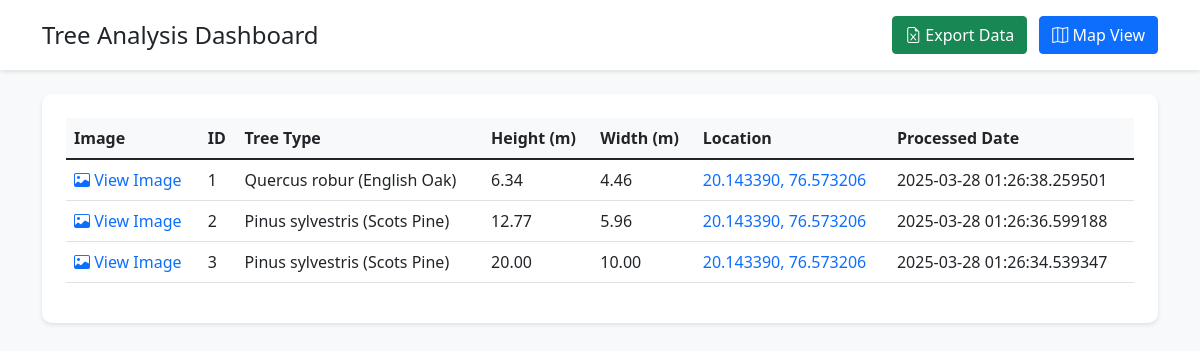
The page / on the database its author committed.
### tables this page shows
CREATE TABLE tree_analysis (
                    id INTEGER PRIMARY KEY AUTOINCREMENT,
                    image_path TEXT UNIQUE NOT NULL,
                    image_name TEXT NOT NULL,
                    tree_type TEXT NOT NULL,
                    height_m REAL NOT NULL,
                    width_m REAL NOT NULL,
                    latitude REAL,
                    longitude REAL,
                    processed_date TIMESTAMP DEFAULT CURRENT_TIMESTAMP,
                    last_accessed TIMESTAMP DEFAULT CURRENT_TIMESTAMP
                );

### utils/web_ui.py (the view)
@app.route('/')
def index():
    results = get_db().get_all_trees()
    trees = []
    for i, result in enumerate(results, start=1):
        image_name = os.path.basename(result[1])
        tree_data = {
            'id': i,  # Use the enumerated index starting from 1
            'image_name': image_name,
            'image_path': result[1],
            'tree_type': result[3],
            'height_m': result[4],
            'width_m': result[5],
            'latitude': result[6],
            'longitude': result[7],
            'processed_date': result[8]
        }
        trees.append(tree_data)
    return render_template('index.html', trees=trees)

### utils/database.py (called while the page is built)
    def connect(self):
        try:
            self.conn = sqlite3.connect(self.db_path)
            self.cursor = self.conn.cursor()
        except sqlite3.Error as e:
            print(f"Error connecting to database: {e}")
            raise

    def create_tables(self):
        try:
            self.cursor.execute('''
                CREATE TABLE IF NOT EXISTS tree_analysis (
                    id INTEGER PRIMARY KEY AUTOINCREMENT,
                    image_path TEXT UNIQUE NOT NULL,
                    image_name TEXT NOT NULL,
                    tree_type TEXT NOT NULL,
                    height_m REAL NOT NULL,
                    width_m REAL NOT NULL,
                    latitude REAL,
                    longitude REAL,
                    processed_date TIMESTAMP DEFAULT CURRENT_TIMESTAMP,
                    last_accessed TIMESTAMP DEFAULT CURRENT_TIMESTAMP
                )
            ''')
            self.conn.commit()
        except sqlite3.Error as e:
            print(f"Error creating tables: {e}")
            raise

    def get_all_trees(self):
        try:
            self.cursor.execute('''
                SELECT id, image_path, image_name, tree_type, height_m, width_m,
                       latitude, longitude, processed_date
                FROM tree_analysis
                ORDER BY processed_date DESC
            ''')
            return self.cursor.fetchall()
        except sqlite3.Error as e:
            print(f"Error retrieving tree data: {e}")
            return []

    def __del__(self):
        if self.conn:
            self.conn.close()

### utils/web_ui.py (called while the page is built)
def get_db():
    return Database()

### utils/templates/index.html (shortened to what this page needs)
<!DOCTYPE html>
<html lang="en">
<head>
    <link href="https://cdn.jsdelivr.net/npm/bootstrap@5.1.3/dist/css/bootstrap.min.css" rel="stylesheet">
    <link rel="stylesheet" href="https://cdn.jsdelivr.net/npm/bootstrap-icons@1.7.2/font/bootstrap-icons.css">
</head>
<body>
    <div class="dashboard-header">
        <div class="container">
            <div class="d-flex justify-content-between align-items-center">
                <h1 class="h4 mb-0">Tree Analysis Dashboard</h1>
                <div>
                    <a href="{{ url_for('export_to_excel') }}" class="btn btn-success me-2">
                        <i class="bi bi-file-earmark-excel"></i> Export Data
                    </a>
                    <a href="{{ url_for('map_view') }}" class="btn btn-primary">
                        <i class="bi bi-map"></i> Map View
                    </a>
                </div>
            </div>
        </div>
    </div>
    <div class="container">
        <div class="table-container">
            <div class="table-responsive">
                <table class="table table-hover">
                    <thead>
                        <tr>
                            <th>Image</th>
                            <th>ID</th>
                            <th>Tree Type</th>
                            <th>Height (m)</th>
                            <th>Width (m)</th>
                            <th>Location</th>
                            <th>Processed Date</th>
                        </tr>
                    </thead>
                    <tbody>
                        {% for tree in trees %}
                        <tr>
                            <td>
                                <a href="{{ url_for('serve_image', filename=tree.image_name) }}"
                                   target="_blank"
                                   class="image-link">
                                    <i class="bi bi-image"></i> View Image
                                </a>
                            </td>
                            <td>{{ tree.id }}</td>
                            <td>{{ tree.tree_type }}</td>
                            <td>{{ "%.2f"|format(tree.height_m|float) }}</td>
                            <td>{{ "%.2f"|format(tree.width_m|float) }}</td>
                            <td>
                                {% if tree.latitude and tree.longitude %}
                                    <a href="https://www.openstreetmap.org/?mlat={{ tree.latitude }}&mlon={{ tree.longitude }}&zoom=15"
                                       target="_blank"
                                       class="location-link">
                                        {{ "%.6f"|format(tree.latitude|float) }}, {{ "%.6f"|format(tree.longitude|float) }}
                                    </a>
                                {% else %}
                                    <span class="text-muted">No GPS Data</span>
                                {% endif %}
                            </td>
                            <td>{{ tree.processed_date }}</td>
                        </tr>
                        {% endfor %}
                    </tbody>
                </table>
            </div>
        </div>
    </div>
</body>
</html>

### utils/templates/index.html (style rules this page uses)
body { background-color: #f8f9fa; }
.dashboard-header { background-color: #ffffff; padding: 1rem 0; box-shadow: 0 2px 4px rgba(0,0,0,0.1); margin-bottom: 1.5rem; }
.table-container { background-color: #ffffff; border-radius: 10px; box-shadow: 0 2px 4px rgba(0,0,0,0.1); padding: 1.5rem; }
.table th { background-color: #f8f9fa; font-weight: 600; white-space: nowrap; }
.table td { vertical-align: middle; }
.location-link, .image-link, .nav-link { color: #0d6efd; text-decoration: none; }

### rows shown on the page
tree_analysis: id "1", tree_type "Quercus robur (English Oak)", height_m "6.34", width_m "4.46", latitude "20.143390", longitude "76.573206", processed_date "2025-03-28 01:26:38.259501"
tree_analysis: id "2", tree_type "Pinus sylvestris (Scots Pine)", height_m "12.77", width_m "5.96", latitude "20.143390", longitude "76.573206", processed_date "2025-03-28 01:26:36.599188"
tree_analysis: id "3", tree_type "Pinus sylvestris (Scots Pine)", height_m "20.00", width_m "10.00", latitude "20.143390", longitude "76.573206", processed_date "2025-03-28 01:26:34.539347"
